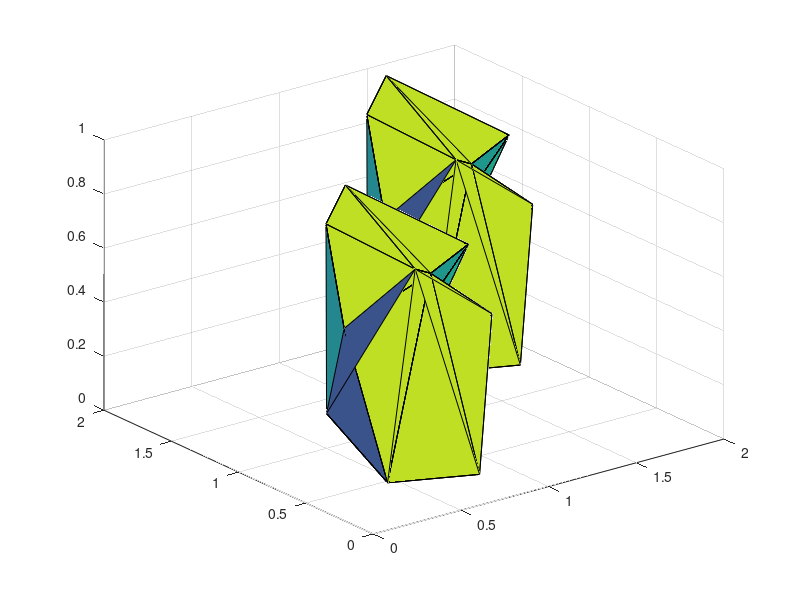

MATLAB code for this plot:
rng default;
x = rand([20,1]);
y = rand([20,1]);
z = rand([20,1]);
DT = delaunay(x,y,z);
% triplot(DT,x,y);
trisurf(DT,x,y,z);
hold on

DT2 = delaunay(x+1,y+1,z);
% triplot(DT2,x+1,y+1);
trisurf(DT2,x+1,y+1,z);